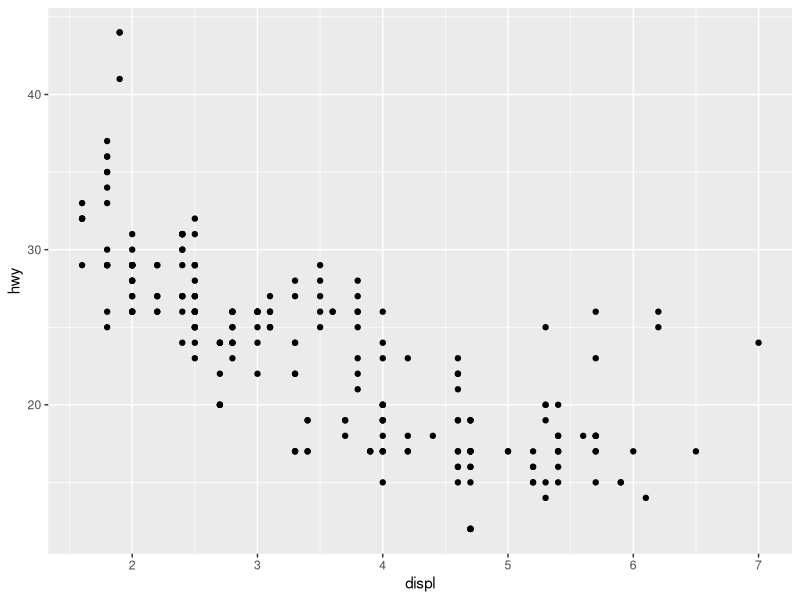
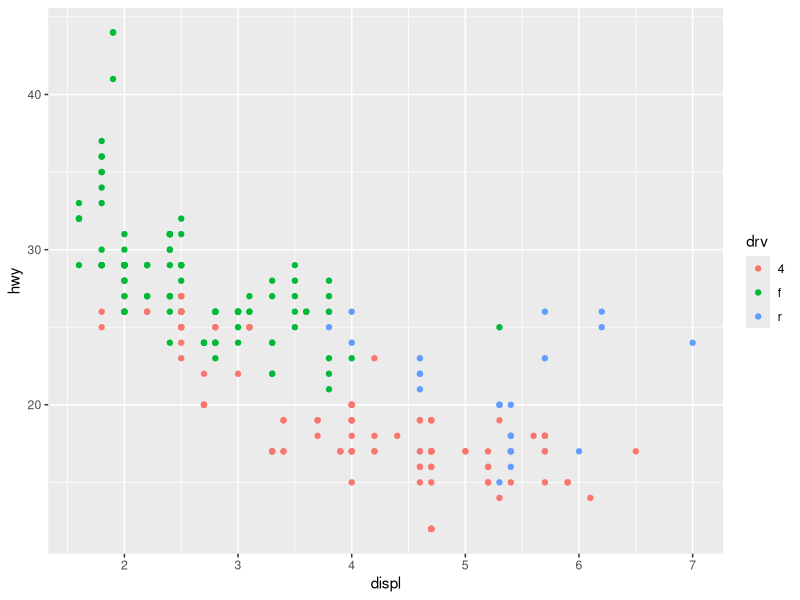
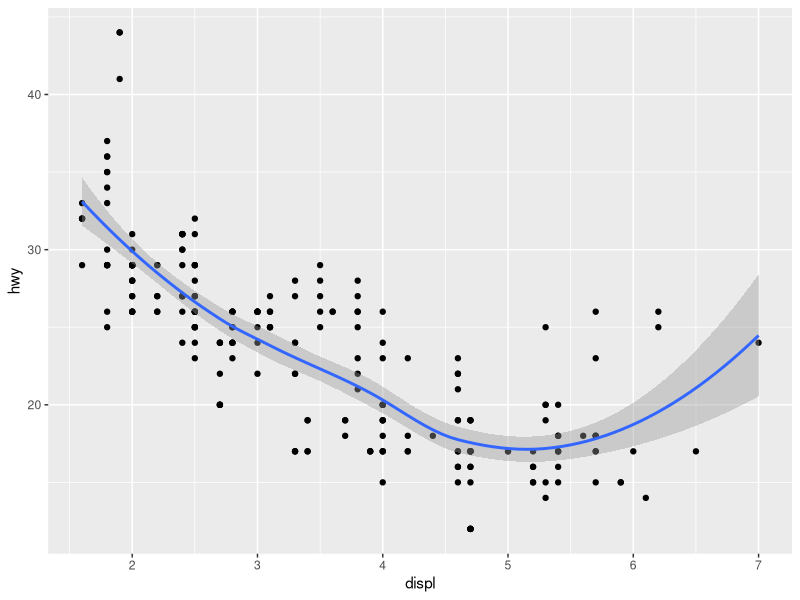
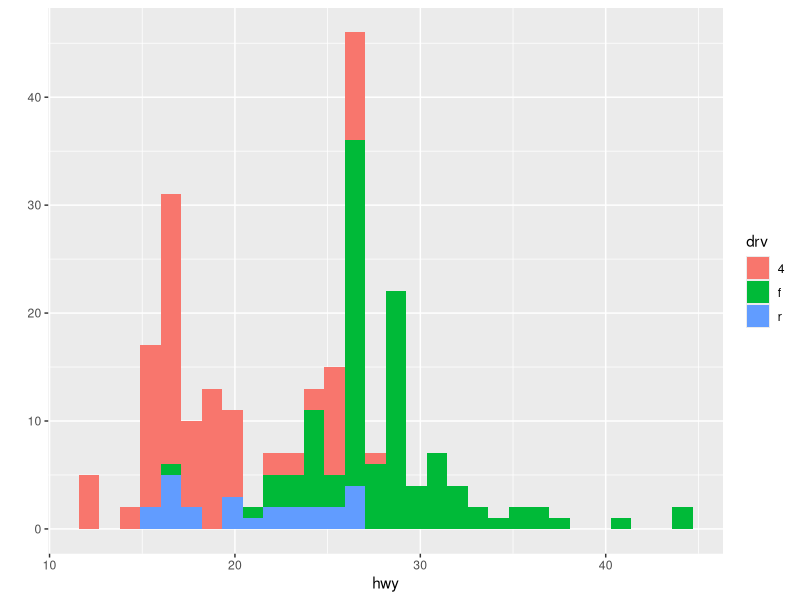
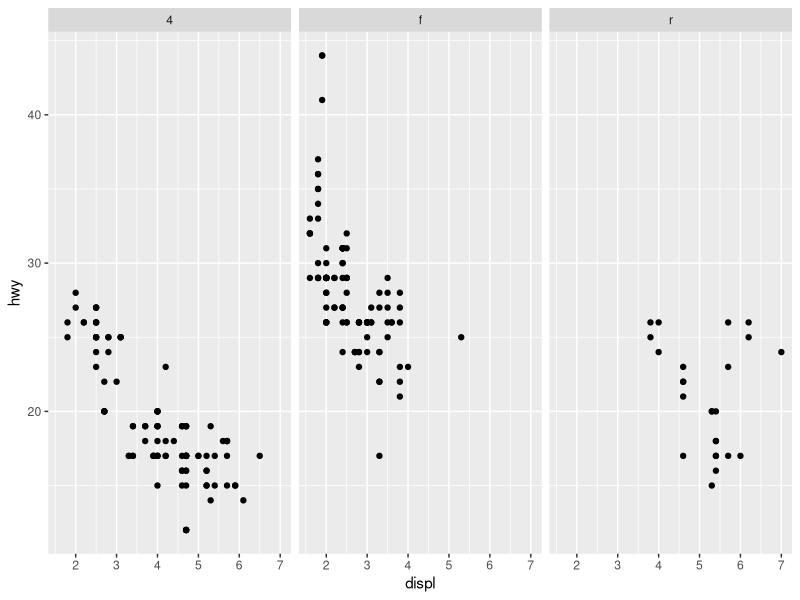
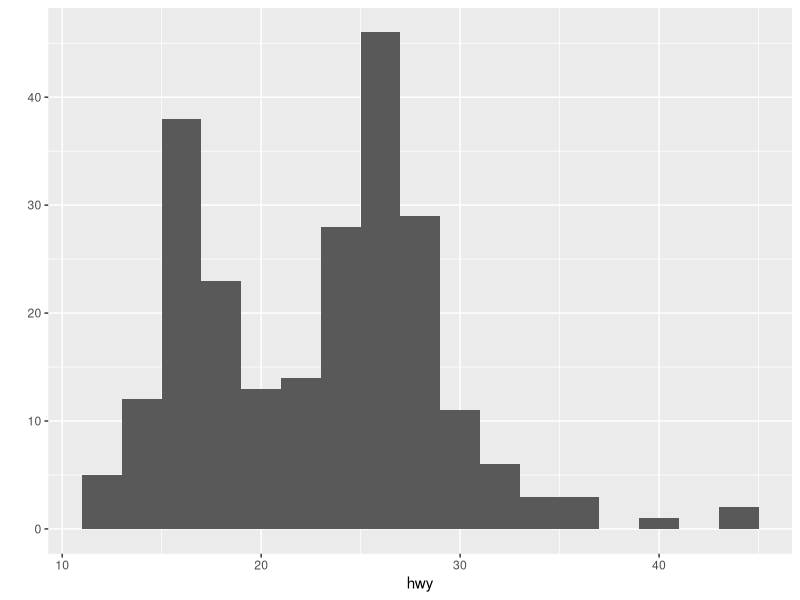
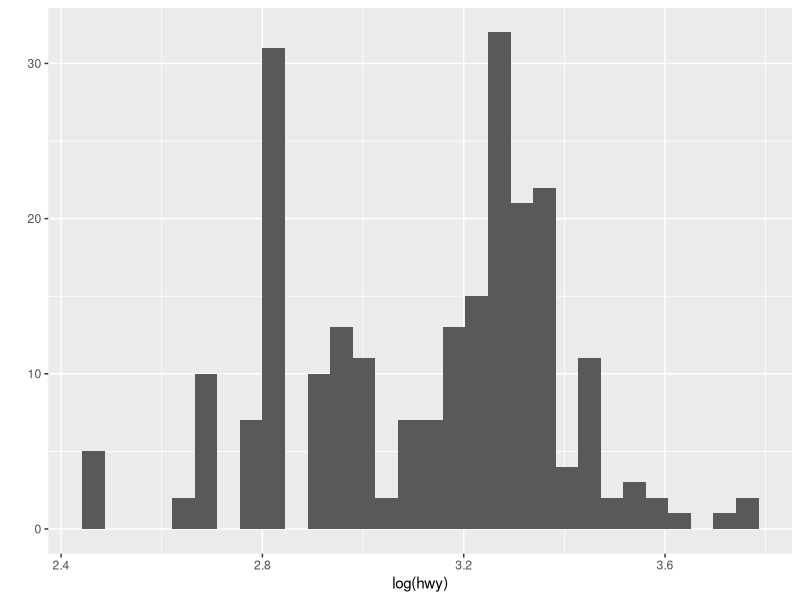
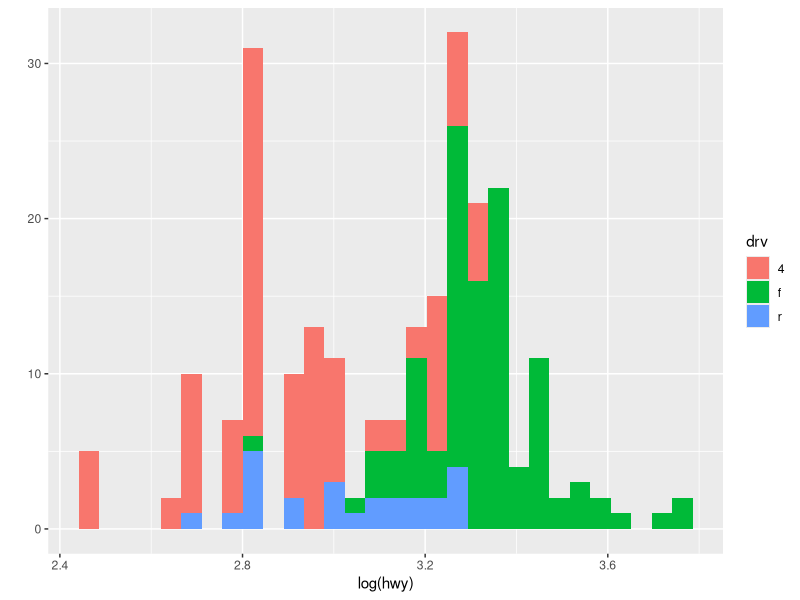

Generate these figures, in order, with R:
library(ggplot2)
str(mpg)

# basic plot ggplot1
qplot(displ, hwy, data = mpg)
# dev.copy(png,"ggplot1.png", width=480, height=480)
# dev.off()

# basic plot with color from factor but character type ggplot2
qplot(displ, hwy, data = mpg, color = drv)
# dev.copy(png,"ggplot2.png", width=480, height=480)
# dev.off()

# basic plot adding statistic summary ggplot3
# note: blue is "smooth", gray is 95% confidence
qplot(displ, hwy, data = mpg, geom = c("point", "smooth"))
# dev.copy(png,"ggplot3.png", width=480, height=480)
# dev.off()

# basic histogram with fill from factor but char type ggplot4
qplot(hwy, data = mpg, fill = drv)
dev.copy(png,"ggplot4.png", width=480, height=480)
dev.off()

#FACETS example
# syntax leftdata ~ rightdata
#scatterplot facet ggplot5
qplot(displ, hwy, data = mpg, facets = .~drv)
# dev.copy(png,"ggplot5.png", width=480, height=480)
# dev.off()

#histogram facet ggplot6
qplot(hwy, data = mpg, facet = drv~., binwidth = 2)
# dev.copy(png,"ggplot6.png", width=480, height=480)
# dev.off()

#histogram of a log ggplot7
qplot(log(hwy), data = mpg)
# dev.copy(png,"ggplot7.png", width=480, height=480)
# dev.off()

#histogram of a log with fill from factor but char type ggplot8
qplot(log(hwy), data = mpg, fill = drv)
# dev.copy(png,"ggplot8.png", width=480, height=480)
# dev.off()

#density smooth color with factor but char type ggplot9
qplot(log(hwy), data = mpg, geom = "density", color = drv)
# dev.copy(png,"ggplot9.png", width=480, height=480)
# dev.off()

#scatter plot of log of two var geom from char type var ggplot10
qplot(log(hwy), log(displ), data = mpg, shape = drv, color = drv)
# dev.copy(png,"ggplot10.png", width=480, height=480)
# dev.off()

#scatter plot of log of two var plus linear regression model ggplot11
qplot(log(hwy), log(displ), data = mpg, shape = drv, color = drv) + geom_smooth(method = "lm")
# dev.copy(png,"ggplot11.png", width=480, height=480)
# dev.off()

#scatter plot of log of two var plus linear regression model 
# separated by facets ggplot12
qplot(log(hwy), log(displ), data = mpg, shape = drv, color = drv, facets = .~drv) + geom_smooth(method = "lm")
# dev.copy(png,"ggplot12.png", width=480, height=480)
# dev.off()

#scatterplot piece by piece addition ggplot13
g <- qplot(log(hwy), log(displ), data = mpg, shape = drv, color = drv)
g + geom_point(alpha = 1/3)+ facet_wrap( .~drv, nrow = 1, ncol = 3)+ geom_smooth(method = "lm", se = FALSE, col = "steelblue")+ theme_bw(base_family = "Avenir", base_size = 10)+ xlab("log (hwy)")+ ylab("log (displ)")
# dev.copy(png,"ggplot13.png", width=480, height=480)
# dev.off()















